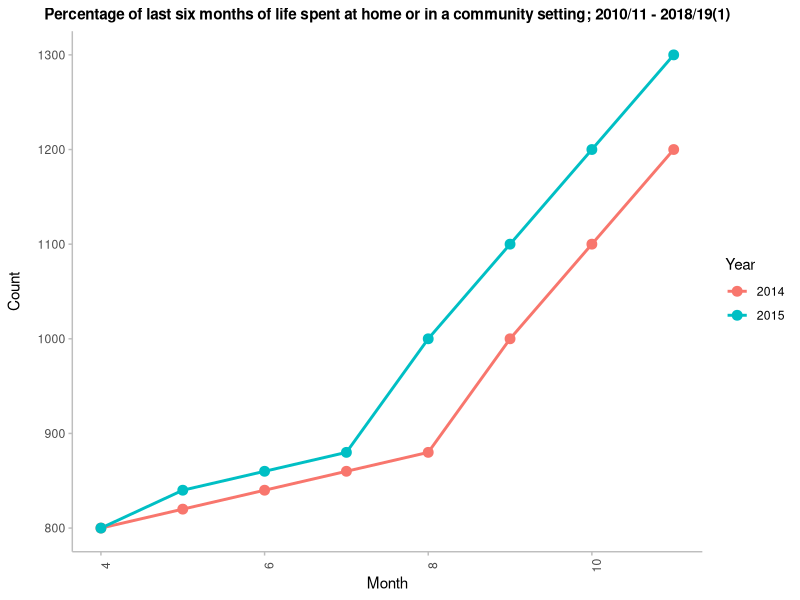

The R script that drew this image:
## ---- chunk 1

#Create a pseudo chart
library(ggplot2)

Year <- c(rep("2014", times = 8), rep("2015", times = 8))
Month <- rep(c(4, 5, 6, 7, 8, 9, 10, 11), times = 2)
Count <- c(800, 820, 840, 860, 880, 1000, 1100, 1200, 
           800, 840, 860, 880, 1000, 1100, 1200, 1300)

ChartData <- data.frame(Year, Month, Count)

chart <- ggplot(data = ChartData, aes(x = Month, y = Count, group = Year, color = Year)) +
  geom_line(size = 1) + 
  geom_point(size = 3) +
  theme(plot.title = element_text(hjust = 0.5, face = "bold", size = 11),
    panel.background = element_blank(),
    panel.grid.major = element_blank(), 
    panel.grid.minor = element_blank(),
    axis.text.x = element_text(angle = 90),
    axis.title.y = element_text(margin = margin(0,10,0,0)),
    axis.line = element_line(colour="grey"),
    axis.ticks = element_line(colour="grey")) +
  xlab("Month") + ylab("Count") +
  ggtitle("Percentage of last six months of life spent at home or in a community setting; 2010/11 - 2018/19(1)")

ggsave("charts/chart1.png", plot = chart, device = "png", dpi = 300)

#Create contact information
contact1 <- c("Federico Centoni", "Information Analyst", 
              "0131 314 1532", "federico.centoni@nhs.net")
contact2 <- c("Alice Byers", "Senior Information Analyst", 
              "0131 314 1725", "alice.byers@nhs.net")
contact3 <- c("Aghimien Iyayi-Igbinovia", "Principal Information Analyst", 
              "0141 207 1616", "aghimien.iyayi-igbinovia@nhs.net")

contact <- data.frame(contact1, contact2, contact3)
## ---- chunk 2
    knitr::kable(contact, col.names=NULL)
